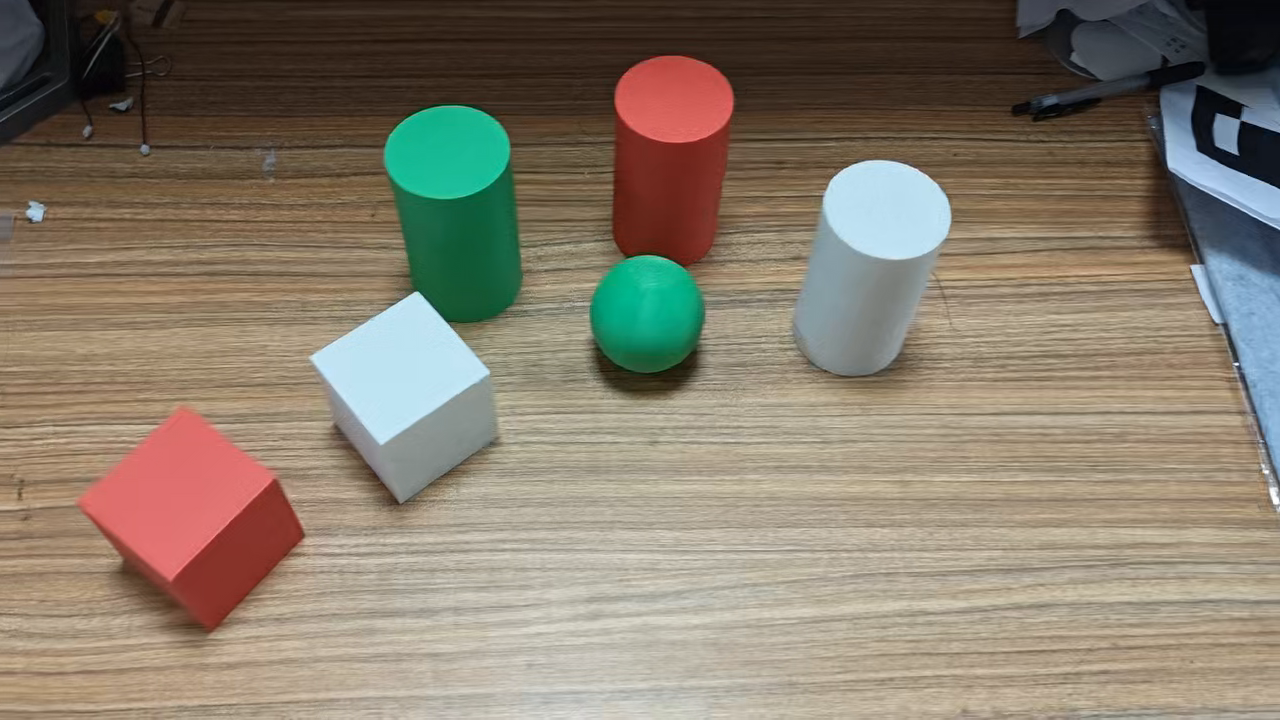
#> input picture frame 47 of first-homework/first-homework.mp4, 1280 x 720 px
$ python greenball_homework.py
#> lines starting #> are read from the running program, lines starting #| are printed output that depends on the picture; after the words box and inside, x2 and y2 are one past the last pixel; in counts of white or black regions, pixels touching at a corner belong together
import cv2
import numpy as np

# 视频路径
VIDEO_PATH = "first-homework/first-homework.mp4"

# HSV绿色范围
LOWER_GREEN = np.array([35, 40, 40], dtype=np.uint8)
UPPER_GREEN = np.array([85, 255, 255], dtype=np.uint8)

# 形态学核
KERNEL = np.ones((5,5), np.uint8)

# 筛选参数
MIN_AREA = 100
ASPECT_RATIO_RANGE = (0.7, 1.3)
MIN_CIRCULARITY = 0.7
ARROW_SCALE = 2.5

cap = cv2.VideoCapture(VIDEO_PATH)
if not cap.isOpened():
    print("无法打开视频！")
    exit()

prev_center = None  # 上一帧球心位置

while True:
    ret, frame = cap.read()
#> frame is the input picture: shape (720, 1280, 3); mean B, G, R 108.7, 124.6, 135
    if not ret:
        break
    output = frame.copy()

    # 1. HSV颜色提取
    hsv = cv2.cvtColor(frame, cv2.COLOR_BGR2HSV)
#> hsv: shape (720, 1280, 3); mean H, S, V 28.8, 79.9, 142.6
    mask = cv2.inRange(hsv, LOWER_GREEN, UPPER_GREEN)
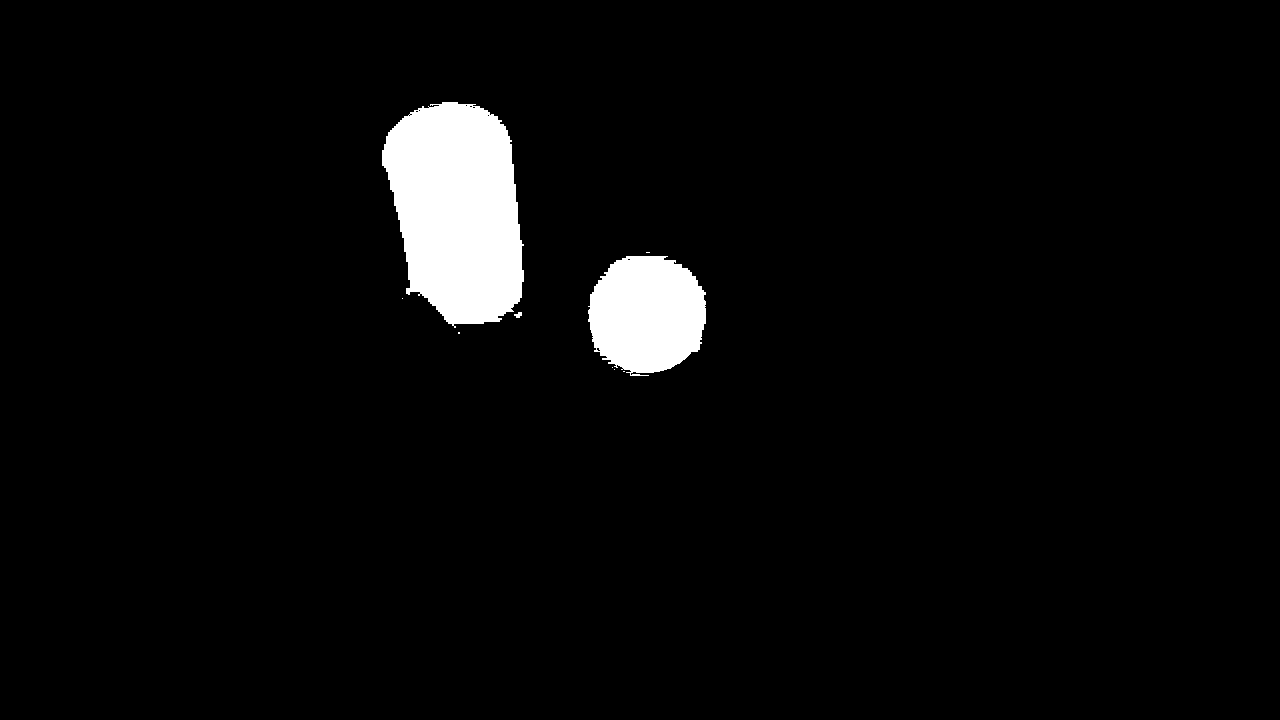
#> mask: shape (720, 1280); 3.9% white; 9 white regions (6 under 20 px), largest, box (x1, y1, x2, y2) and area: (382, 102, 524, 328) 24357, (588, 256, 706, 376) 11185, (514, 312, 522, 318) 32

    # 2. 降噪处理
    mask = cv2.morphologyEx(mask, cv2.MORPH_OPEN, KERNEL)
#> mask: shape (720, 1280); 3.8% white; 2 white regions, box (x1, y1, x2, y2) and area: (382, 102, 524, 324) 24228, (589, 256, 706, 373) 11054
    mask = cv2.morphologyEx(mask, cv2.MORPH_CLOSE, KERNEL)
#> mask: shape (720, 1280); 3.8% white; 2 white regions

    # 3. 轮廓检测+形状筛选
    contours, _ = cv2.findContours(mask, cv2.RETR_EXTERNAL, cv2.CHAIN_APPROX_SIMPLE)
#> contours = 2 contours; box (x1, y1, x2, y2) and area: (382, 102, 524, 324) 23905, (589, 256, 706, 373) 10859
    best_cnt = None
    best_center = None
    best_radius = 0
    max_area = 0

    for cnt in contours:
        area = cv2.contourArea(cnt)
        if area < MIN_AREA:
            continue
        x, y, w, h = cv2.boundingRect(cnt)
        ratio = w / h
        if not (ASPECT_RATIO_RANGE[0] <= ratio <= ASPECT_RATIO_RANGE[1]):
            continue
        perimeter = cv2.arcLength(cnt, True)
        circularity = (4 * np.pi * area) / (perimeter ** 2) if perimeter > 0 else 0
        if circularity < MIN_CIRCULARITY:
            continue
        if area > max_area:
            max_area = area
            best_cnt = cnt
            (cx, cy), r = cv2.minEnclosingCircle(cnt)
            best_center = (int(cx), int(cy))
            best_radius = int(r)
#> this loop made 2 passes
#> (area, x, y, w, h, ratio, perimeter, circularity) on pass 1: (10859, 589, 256, 117, 117, 1, 424.2, 0.758)
#> (area, x, y, w, h, ratio) on pass 2: (23905, 382, 102, 142, 222, 0.64)
#> after the loop, best_cnt = contour of 139 points, box (x1, y1, x2, y2) (589, 256, 706, 373), area 10859; best_radius = 62; cx = 647.1; cy = 314.2; max_area = 10859; r = 62.47

    # 4. 绘制轮廓和箭头
    if best_center is not None:
        # 绘制轮廓和圆
        cv2.drawContours(output, [best_cnt], -1, (0,255,0), 2)
        cv2.circle(output, best_center, best_radius, (0,0,255), 2)
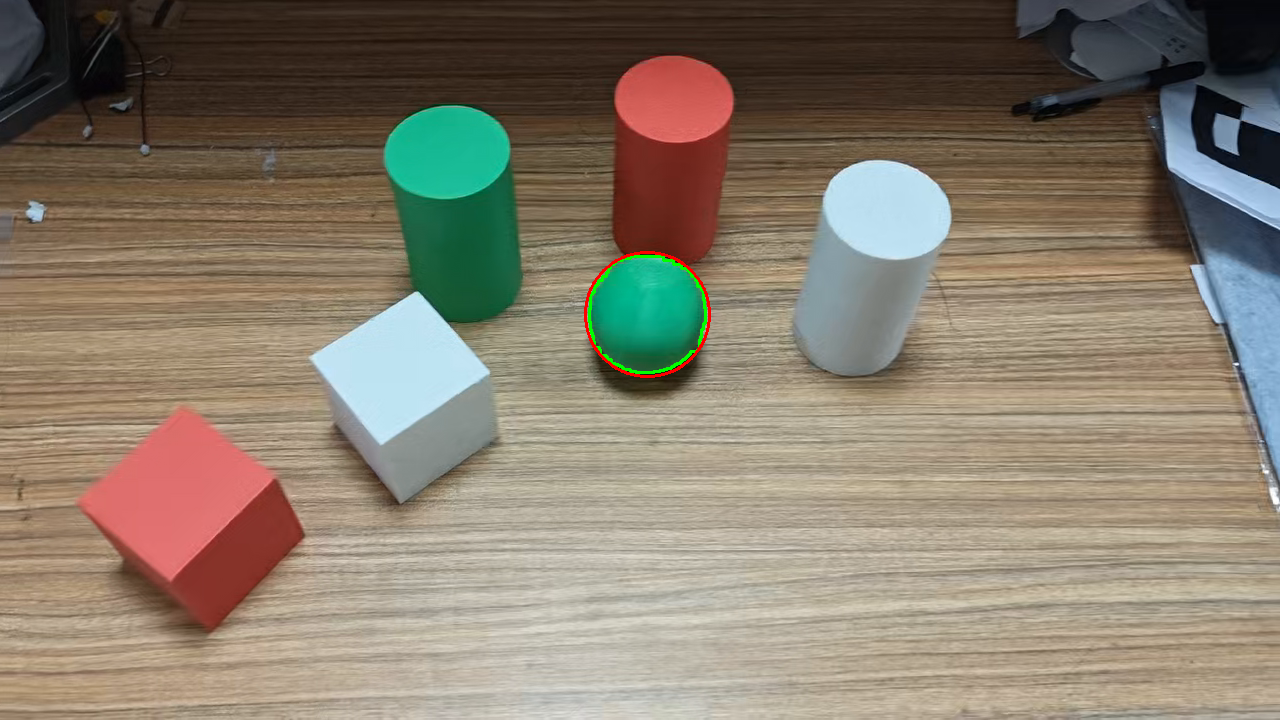
#> output: shape (720, 1280, 3); mean B, G, R 108.5, 124.7, 135.1
        cv2.circle(output, best_center, 3, (255,0,0), -1)
#> output: shape (720, 1280, 3); under 0.01% of pixels changed, all inside (x1, y1, x2, y2) = (644, 311, 651, 318)

        # 绘制运动箭头
        if prev_center is not None:
            dx = best_center[0] - prev_center[0]
            dy = best_center[1] - prev_center[1]
            speed = np.sqrt(dx**2 + dy**2)
            arrow_end = (
                int(best_center[0] + dx * ARROW_SCALE),
                int(best_center[1] + dy * ARROW_SCALE)
            )
            cv2.arrowedLine(output, best_center, arrow_end, (0,255,255), 2, tipLength=0.3)
            cv2.putText(output, f"Speed: {speed:.1f} px/frame",
                        (best_center[0]+10, best_center[1]-10),
                        cv2.FONT_HERSHEY_SIMPLEX, 0.6, (0,255,255), 2)
        prev_center = best_center
#> prev_center = (647, 314)
    else:
        prev_center = None
        cv2.putText(output, "Target Lost", (50,50),
                    cv2.FONT_HERSHEY_SIMPLEX, 0.8, (0,0,255), 2)

    cv2.imshow("Green Ball Tracking", output)
    # cv2.imshow("Mask", mask)  # 显示掩膜窗口

    if cv2.waitKey(30) & 0xFF == ord('q'):
#> (key q is pressed here)
        break

cap.release()
cv2.destroyAllWindows()

$ run again, starting later in the video
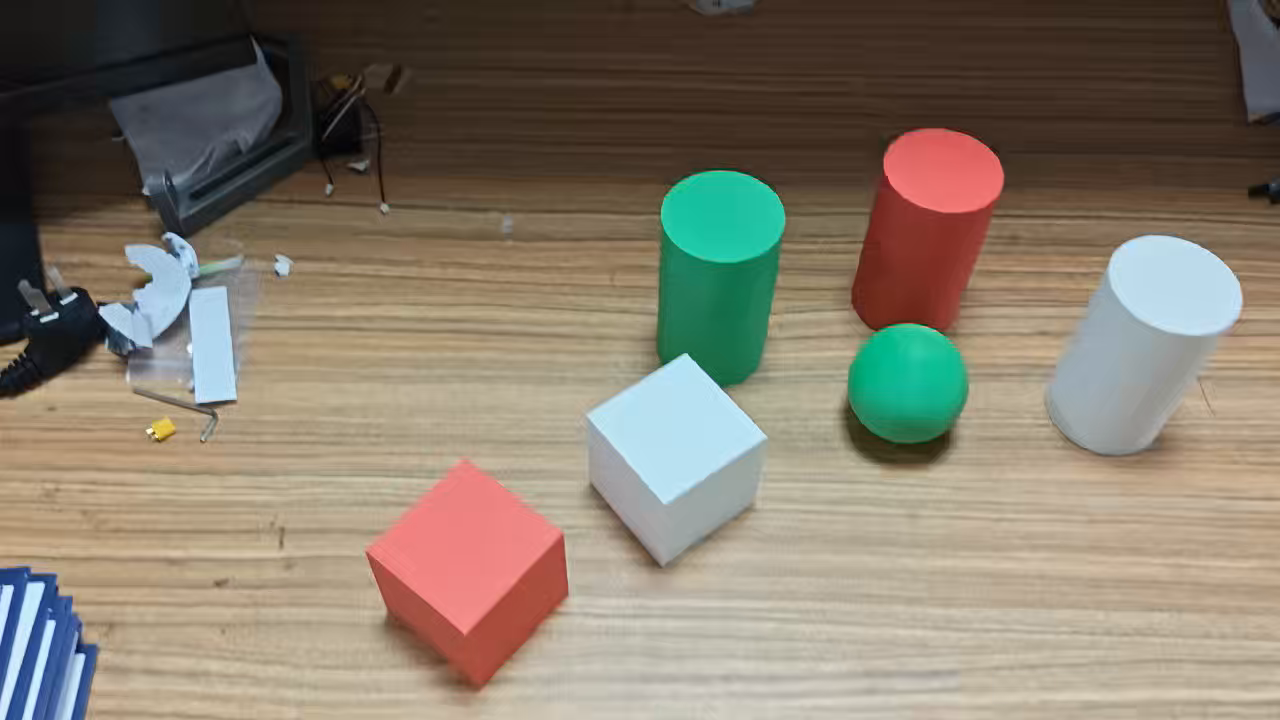
#> input picture frame 212 of first-homework/first-homework.mp4, 1280 x 720 px
#> frame is the input picture: shape (720, 1280, 3); mean B, G, R 108.7, 123.8, 133.8
#> hsv: shape (720, 1280, 3); mean H, S, V 30.9, 79.4, 142.4
#> `mask = cv2.inRange(hsv, LOWER_GREEN, UPPER_GREEN)`:
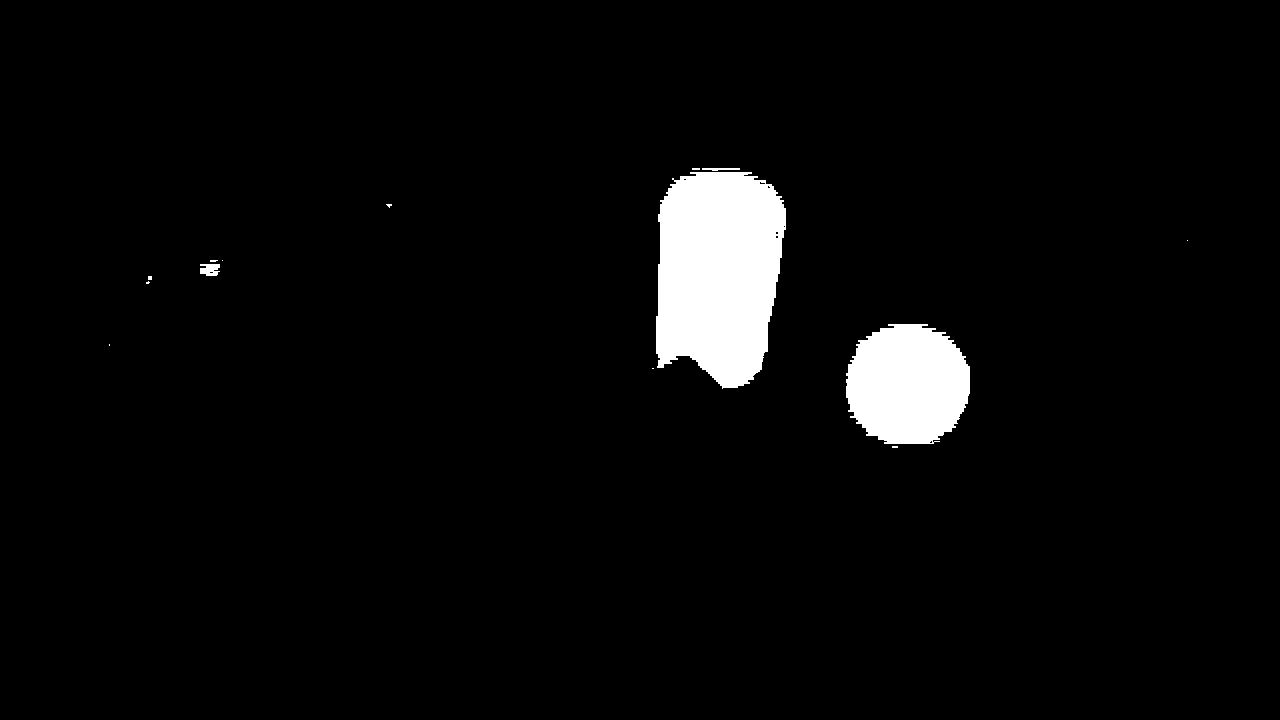
#> mask: shape (720, 1280); 3.8% white; 14 white regions (10 under 20 px), largest, box (x1, y1, x2, y2) and area: (656, 172, 786, 389) 22893, (846, 324, 970, 444) 12029, (200, 264, 220, 276) 194, (702, 168, 740, 171) 82
#> contours = 3 contours; box (x1, y1, x2, y2) and area: (656, 172, 786, 388) 22422, (846, 324, 970, 444) 11678, (200, 264, 218, 274) 106
#> the loop `for cnt in contours:` made 3 passes
#> (area, x, y, w, h, ratio, perimeter, circularity) on pass 1: (11677.5, 846, 324, 124, 120, 1.03, 455.3, 0.708)
#> after the loop `for cnt in contours:`: best_cnt = contour of 138 points, box (x1, y1, x2, y2) (846, 324, 970, 444), area 11678; best_radius = 64; cx = 907.1; cy = 383.9; max_area = 11677.5; r = 64.39
#> `cv2.circle(output, best_center, best_radius, (0,0,255), 2)`:
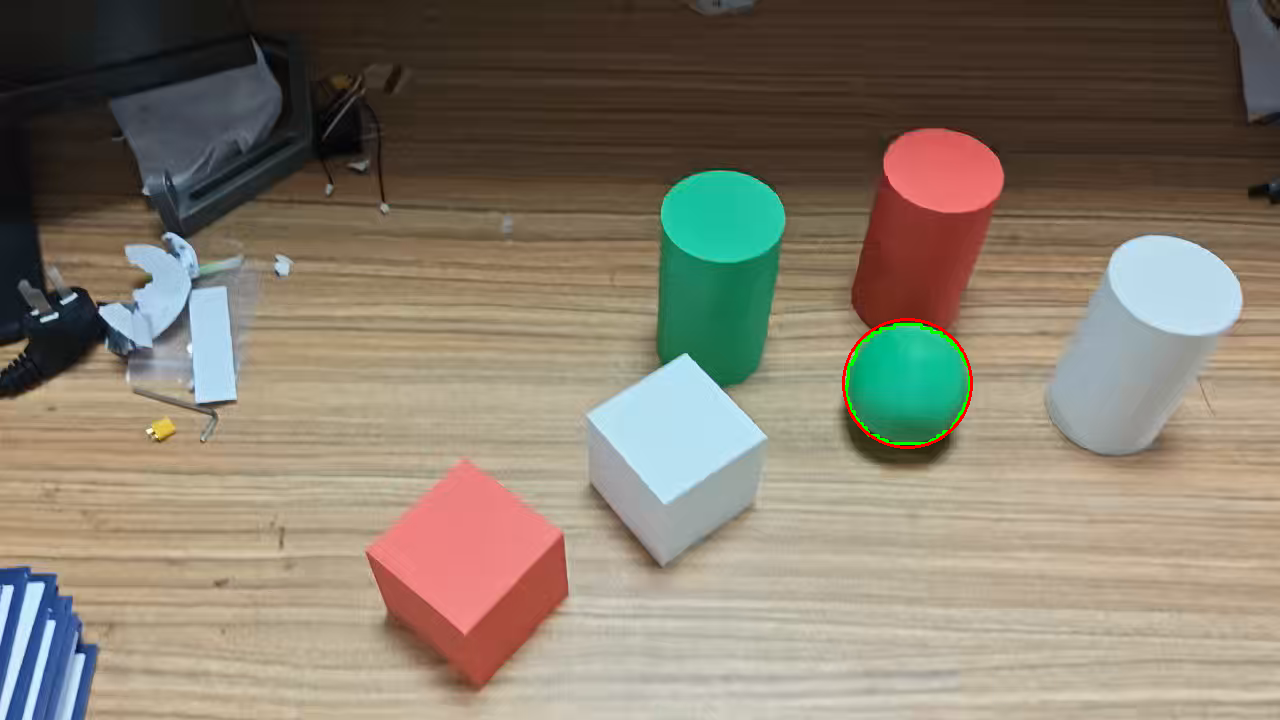
#> output: shape (720, 1280, 3); mean B, G, R 108.5, 123.8, 133.9
#> prev_center = (907, 383)

$ run again, starting later in the video
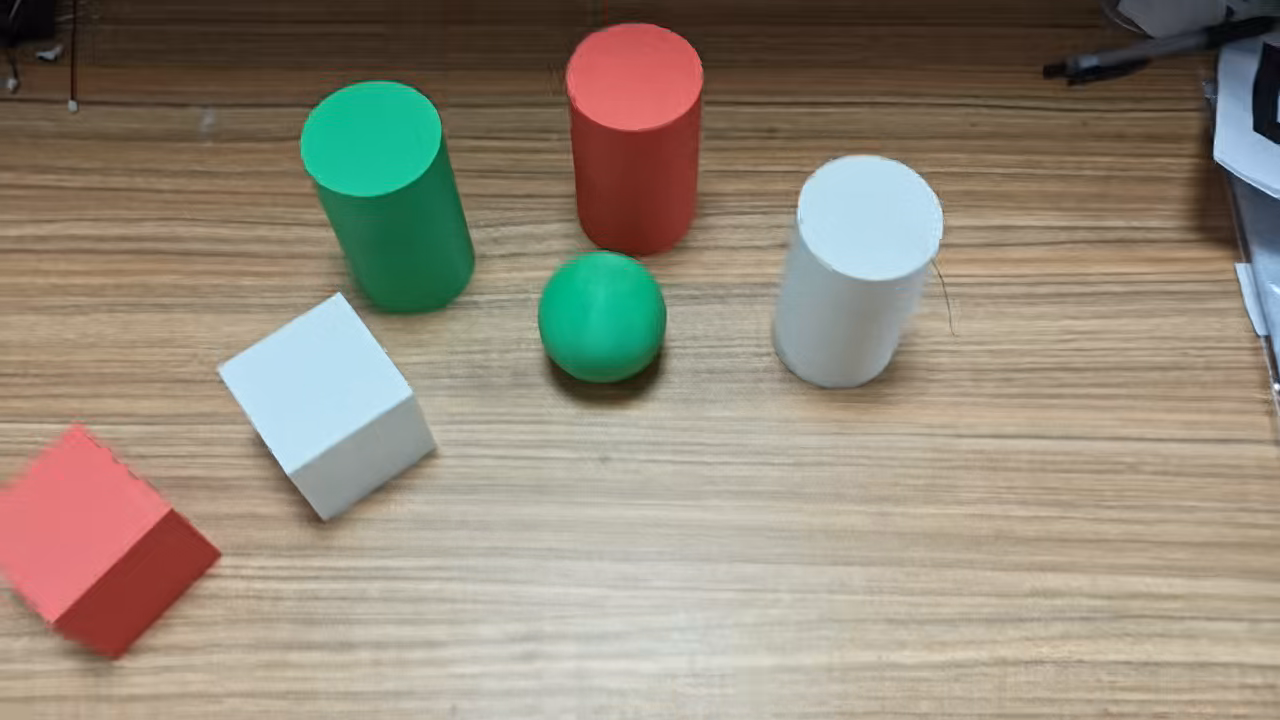
#> input picture frame 378 of first-homework/first-homework.mp4, 1280 x 720 px
#> frame is the input picture: shape (720, 1280, 3); mean B, G, R 122, 137.8, 147.7
#> hsv: shape (720, 1280, 3); mean H, S, V 29.7, 73.8, 156
#> `mask = cv2.inRange(hsv, LOWER_GREEN, UPPER_GREEN)`:
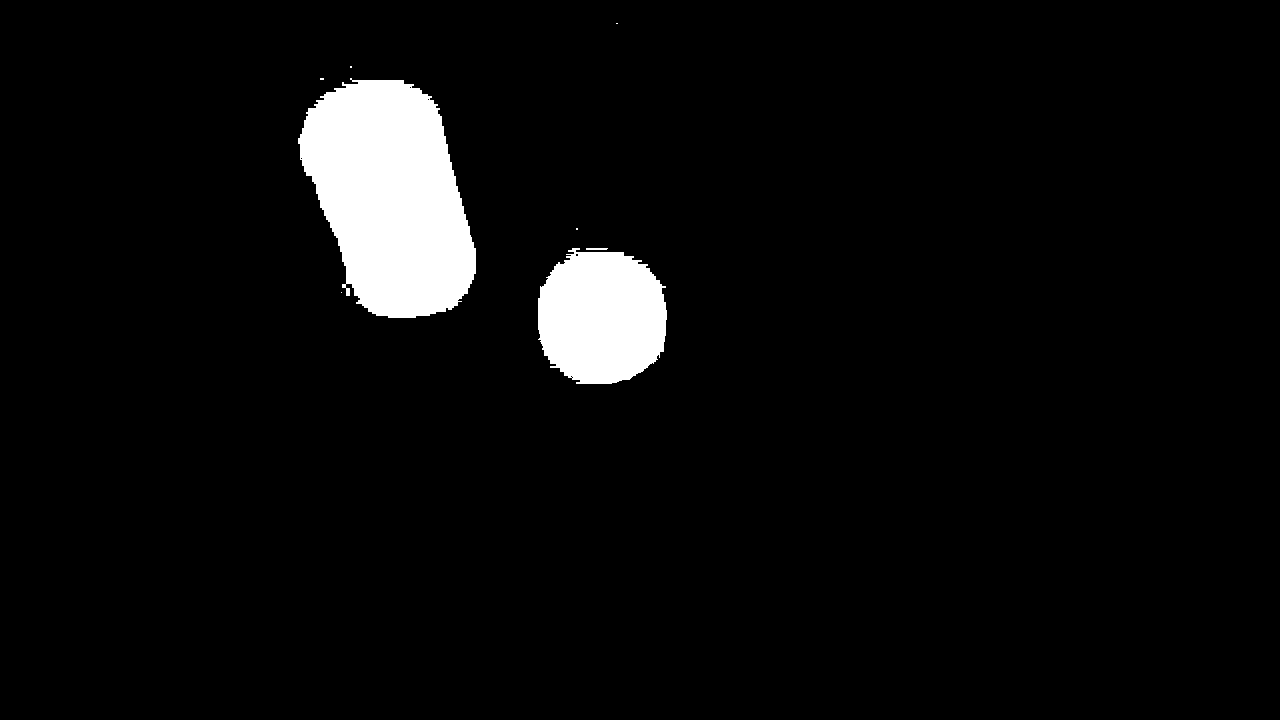
#> mask: shape (720, 1280); 4.8% white; 8 white regions (5 under 20 px), largest, box (x1, y1, x2, y2) and area: (298, 78, 476, 318) 30426, (538, 248, 667, 384) 14143, (586, 248, 608, 250) 43
#> contours = 2 contours; box (x1, y1, x2, y2) and area: (298, 80, 476, 318) 29896, (538, 252, 667, 384) 13793
#> the loop `for cnt in contours:` made 2 passes
#> (area, x, y, w, h, ratio, perimeter, circularity) on pass 1: (13793, 538, 252, 129, 132, 0.977, 478.2, 0.758)
#> after the loop `for cnt in contours:`: best_cnt = contour of 151 points, box (x1, y1, x2, y2) (538, 252, 667, 384), area 13793; best_radius = 69; cx = 602.1; cy = 316.6; max_area = 13793; r = 69.95
#> `cv2.circle(output, best_center, best_radius, (0,0,255), 2)`:
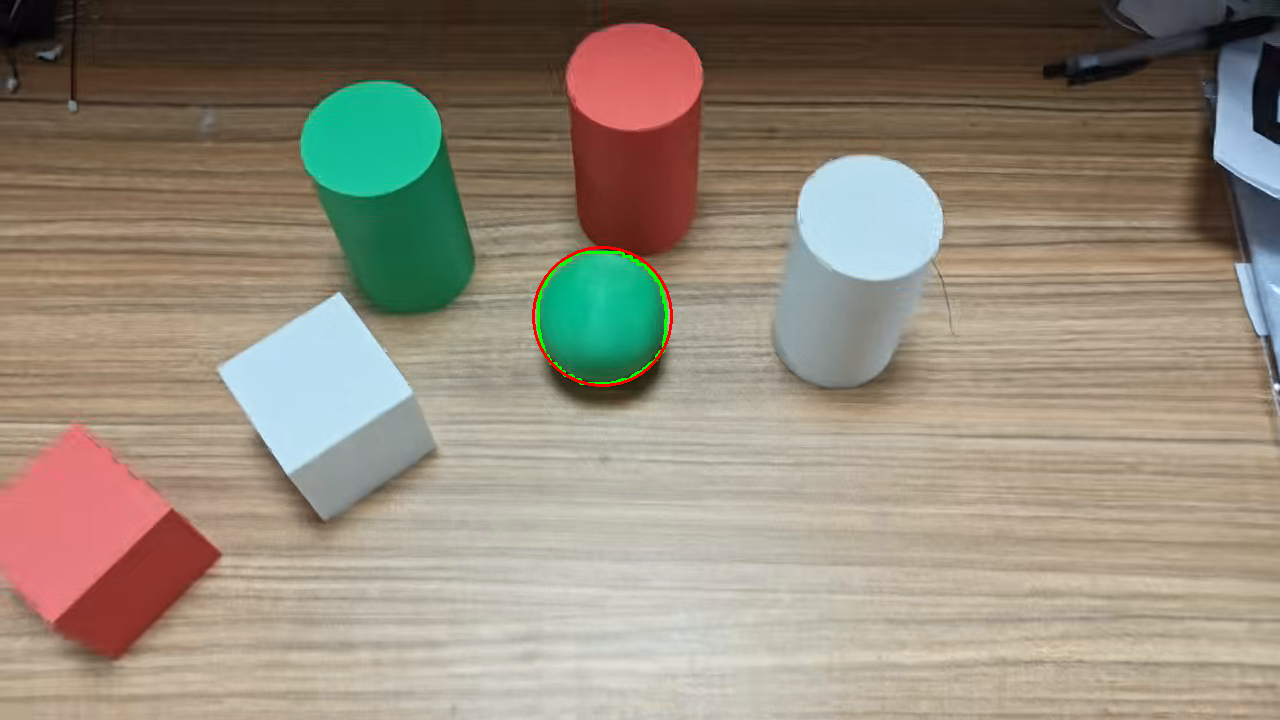
#> output: shape (720, 1280, 3); mean B, G, R 121.8, 137.8, 147.8
#> prev_center = (602, 316)
